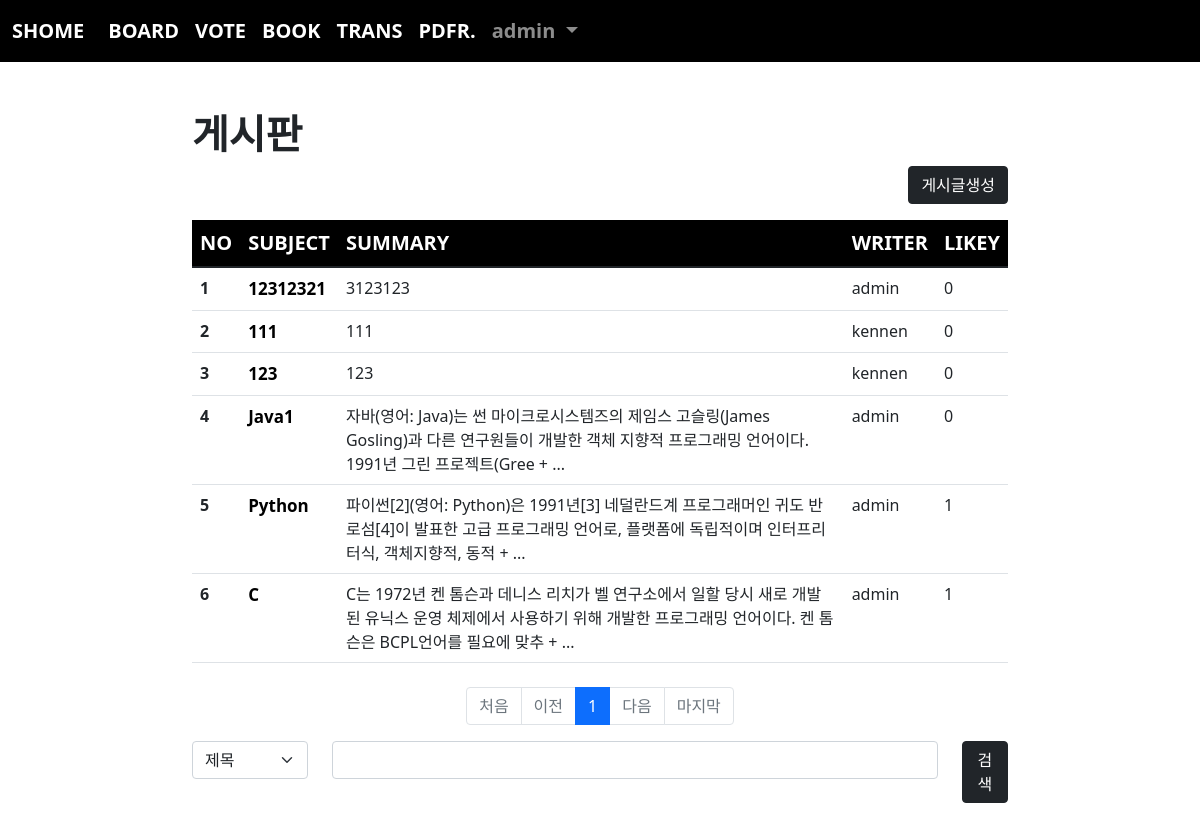
Page /board/index/ (signed in) on the committed database.
### acc/models.py (models this page shows, shortened)
class User(AbstractUser):
    comment = models.TextField()
    point = models.IntegerField(default=0)
    age = models.IntegerField(default=0)
    pic = models.ImageField(upload_to="user/%y/%m")

### board/models.py (models this page shows, shortened)
class Board(models.Model):
    subject = models.CharField(max_length=100)
    writer = models.ForeignKey(User, on_delete=models.CASCADE, related_name="writer")
    content = models.TextField()
    likey = models.ManyToManyField(User, blank=True, related_name="likey")
    pubdate = models.DateTimeField()
    def summary(self):
        if len(self.content) > 100:
            return f"{self.content[:100]} + ... "
        return self.content

### board/views.py (the view)
# urls.py: path('index/', views.index, name="index"),
def index(request):
    pg = request.GET.get("page", 1)
    cate = request.GET.get("cate", "")
    kw = request.GET.get("kw", "")
    if kw:
        if cate == "sub":
            b = Board.objects.filter(subject__startswith=kw)
        elif cate == "wri":
            from acc.models import User
            try:
                u = User.objects.get(username=kw)
                b = Board.objects.filter(writer=u)
            except:
                b = Board.objects.none()
        elif cate == "con":
            b = Board.objects.filter(content__contains=kw)
        else:
            b = Board.objects.all()
    else:
        b = Board.objects.all()
    b = b.order_by("-pubdate")
    pag = Paginator(b, 10)
    obj = pag.get_page(pg)
    context = {
        "bset": obj,
        "cate": cate,
        "kw":kw
    }
    return render(request, "board/index.html", context)

### templates/board/index.html (shortened to what this page needs)
{% extends 'base.html' %}
{% block con %}
    <div class="container mt-5" style="width:70%">
        <h1><b>게시판</b></h1>
        <div class="text-end">
            <a href="{% url 'board:create' %}" class="btn btn-dark">게시글생성</a>
        </div>
        <table class="table mt-3 table-hover">
            <thead style="background-color: black; color:white; font-size: 20px;">
                <tr>
                    <th scope="col">NO</th>
                    <th scope="col">SUBJECT</th>
                    <th scope="col">SUMMARY</th>
                    <th scope="col">WRITER</th>
                    <th scope="col">LIKEY</th>
                </tr>
            </thead>
            <tbody>
                {% if bset %}
                    {% for i in bset %}
                        <tr>
                            <th scope="row">{{ forloop.counter }}</th>
                            <td><a class="sub" href="{% url 'board:detail' i.id %}">{{ i.subject }}</a></td>
                            <td>{{ i.summary }}</td>
                            <td>{{ i.writer.username }}</td>
                            <td>{{ i.likey.all.count }}</td>
                        </tr>
                    {% endfor %}
                {% endif %}
            </tbody>
        </table>
        <nav aria-label="Page navigation example" class="mt-4">
            <ul class="pagination justify-content-center">
                {% if bset.has_previous %}
                    <li class="page-item"><a class="page-link" href="{% url 'board:index' %}?page=1&cate={{cate}}&kw={{kw}}">처음</a></li>
                    <li class="page-item"><a class="page-link" href="{% url 'board:index' %}?page={{ bset.previous_page_number }}&cate={{cate}}&kw={{kw}}">이전</a></li>
                {% else %}
                    <li class="page-item disabled"><a class="page-link">처음</a></li>
                    <li class="page-item disabled"><a class="page-link">이전</a></li>
                {% endif %}
                {% for i in bset.paginator.page_range %}
                    {% if i >= bset.number|add:-5 and bset.number|add:4 >= i %}
                        <li class="page-item {% if bset.number == i %}active{% endif %}"><a class="page-link" href="{% url 'board:index' %}?page={{i}}&cate={{cate}}&kw={{kw}}">{{i}}</a></li>
                    {% endif %}
                {% endfor %}
                {% if bset.has_next %}
                    <li class="page-item"><a class="page-link" href="{% url 'board:index' %}?page={{ bset.next_page_number }}&cate={{cate}}&kw={{kw}}">다음</a></li>
                    <li class="page-item"><a class="page-link" href="{% url 'board:index' %}?page={{ bset.paginator.num_pages }}&cate={{cate}}&kw={{kw}}">마지막</a></li>
                {% else %}
                    <li class="page-item disabled"><a class="page-link">다음</a></li>
                    <li class="page-item disabled"><a class="page-link">마지막</a></li>
                {% endif %}
            </ul>
        </nav>
        <form>
            <div class="row mt-3 mb-5">
                <div class="col-lg-2">
                    <select class="form-select" name="cate" aria-label="Default select example">
                        <option value="sub" {% if cate == 'sub' %}selected{% endif %}>제목</option>
                    </select>
                </div>
                <div class="col-lg-9">
                    <input type="text" value="{{kw}}" name="kw" class="form-control">
                </div>
                <div class="col-lg-1">
                    <button class="btn btn-dark">검색</button>
                </div>
            </div>
        </form>
    </div>
{% endblock %}

### templates/base.html (shortened to what this page needs)
<!doctype html>
<html lang="en">
    <head>
        <link href="https://cdn.jsdelivr.net/npm/bootstrap@5.1.3/dist/css/bootstrap.min.css" rel="stylesheet">
    </head>
    <body>
        {% if user.is_authenticated %}
            <nav class="navbar navbar-expand-lg navbar-dark" style="background-color: rgb(0, 0, 0); font-size: 20px; font-weight: bold;">
                <div class="container-fluid">
                    <a class="navbar-brand" href="{% url 'acc:index' %}">SHOME</a>
                    <div class="collapse navbar-collapse" id="navbarSupportedContent">
                        <ul class="navbar-nav me-auto mb-2 mb-lg-0">
                            <li class="nav-item">
                                <a class="nav-link active" aria-current="page" href="{% url 'board:index' %}">BOARD</a>
                            </li>
                            <li class="nav-item">
                                <a class="nav-link active" aria-current="page" href="{% url 'vote:index' %}">VOTE</a>
                            </li>
                            <li class="nav-item">
                                <a class="nav-link active" aria-current="page" href="{% url 'book:index' %}">BOOK</a>
                            </li>
                            <li class="nav-item">
                                <a class="nav-link active" aria-current="page" href="{% url 'trans:index' %}">TRANS</a>
                            </li>
                            <li class="nav-item">
                                <a class="nav-link active" aria-current="page" href="{% url 'pdfread:index' %}">PDFR.</a>
                            </li>
                            <li class="nav-item dropdown">
                                <a class="nav-link dropdown-toggle" href="#" id="navbarDropdown" role="button" data-bs-toggle="dropdown" aria-expanded="false">
                                    {{ user }}
                                </a>
                            </li>
                        </ul>
                    </div>
                </div>
            </nav>
        {% endif %}
        {% if user.is_authenticated %}
            {% block con %}
            {% endblock %}
        {% endif %}
    </body>
</html>

### templates/board/index.html (style rules this page uses)
a.sub { text-decoration: none; color:black; font-weight: bold; font-size: 17px; }

### rows in the picture
User: username "admin"
Board: subject "12312321", summary "3123123", writer.username "admin", likey.all.count "0"
Board: subject "111", summary "111", writer.username "kennen", likey.all.count "0"
Board: subject "123", summary "123", writer.username "kennen", likey.all.count "0"
Board: subject "Java1", summary "자바(영어: Java)는 썬 마이크로시스템즈의 제임스 고슬링(James Gosling)과 다른 연구원들이 개발한 객체 지향적 프로그래밍 언어이다. 1991년 그린 프로젝트(Gree + ...", writer.username "admin", likey.all.count "0"
Board: subject "Python", summary "파이썬[2](영어: Python)은 1991년[3] 네덜란드계 프로그래머인 귀도 반 로섬[4]이 발표한 고급 프로그래밍 언어로, 플랫폼에 독립적이며 인터프리터식, 객체지향적, 동적 + ...", writer.username "admin", likey.all.count "1"
Board: subject "C", summary "C는 1972년 켄 톰슨과 데니스 리치가 벨 연구소에서 일할 당시 새로 개발된 유닉스 운영 체제에서 사용하기 위해 개발한 프로그래밍 언어이다. 켄 톰슨은 BCPL언어를 필요에 맞추 + ...", writer.username "admin", likey.all.count "1"

### other values in the picture
{{ i }} "1"
